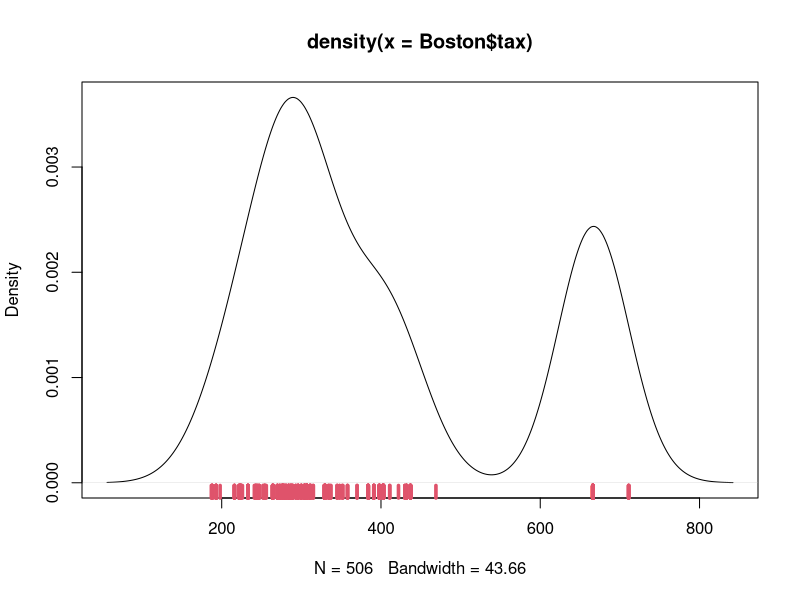
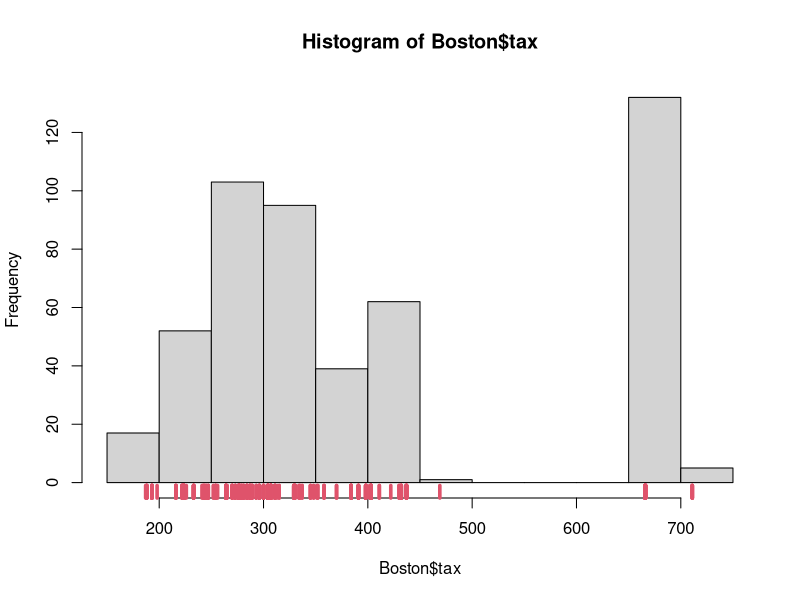
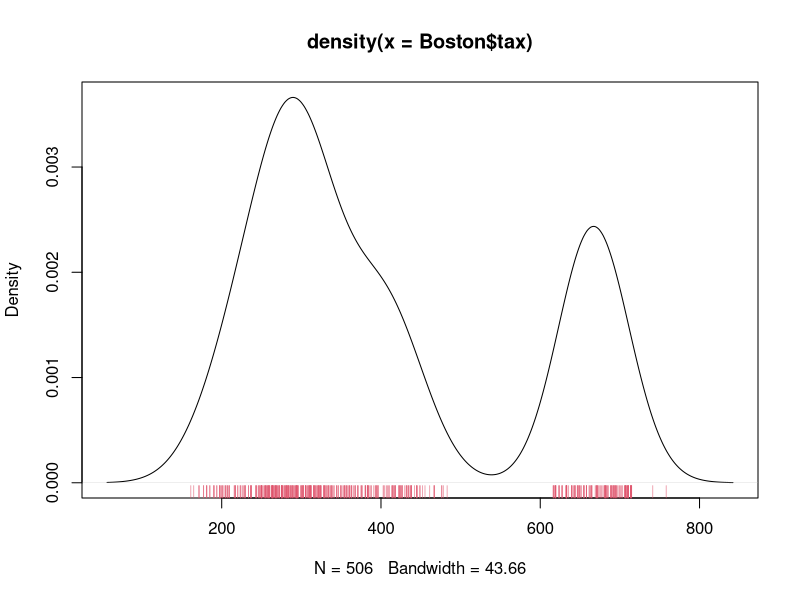
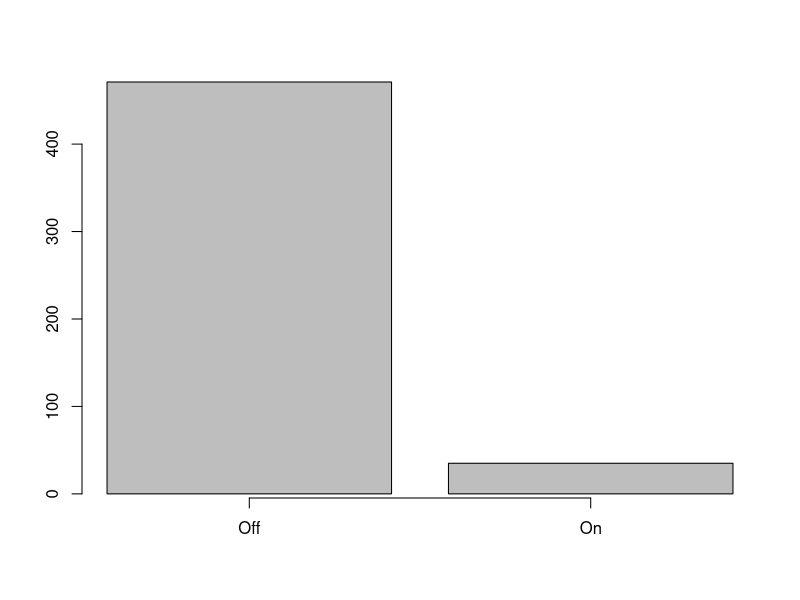
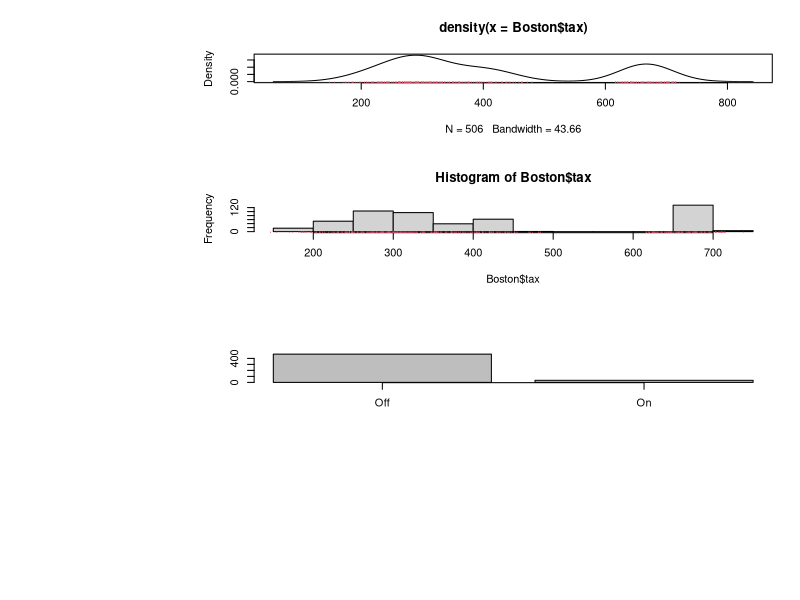

R code for these plots, in order:
## ---- chunk 1
if (!require("knitr")) {
  install.packages("knitr") # do this once per lifetime
  require("knitr") # do this once per session
}
require("MASS")
## ---- chunk 2
Boston$chas<-factor(Boston$chas, labels=c("Off", "On"))
## ---- chunk 3
 rows=dim(Boston)[1]
 cat(rows)
 cols=dim(Boston)[2]
 print(cols)
## ---- chunk 4
plot(density(Boston$tax))
rug(Boston$tax, col=2, lwd=3.5)
## ---- chunk 5
hist(Boston$tax)
rug(Boston$tax, col=2, lwd=3.5)
## ---- chunk 6
plot(density(Boston$tax))
rug(jitter(Boston$tax, amount = 50), col=2, lwd=.5)

## ---- chunk 7
table(Boston$chas)
barplot(table(Boston$chas),axis.lty=1)
## ---- chunk 8
Boston$count <- 1
aggregate(count ~chas, data=Boston, FUN=length)
agg_chas<-aggregate(count ~chas, data=Boston, FUN=length)
(agg_chas[[2]][2])


## ---- chunk 9
plot_matrix <- matrix(1:3, 3, 3)
plot_matrix <- rbind(cbind(0, plot_matrix), 0)
layout(plot_matrix)
layout.show(plot_matrix)
plot(density(Boston$tax))
rug(jitter(Boston$tax, amount = 50), col=2, lwd=.5)
hist(Boston$tax)
rug(jitter(Boston$tax, amount = 50), col=2, lwd=.5)
barplot(table(Boston$chas),axis.lty=1)
rug(jitter(Boston$tax, amount = 50), col=2, lwd=.5)
## ---- chunk 10

